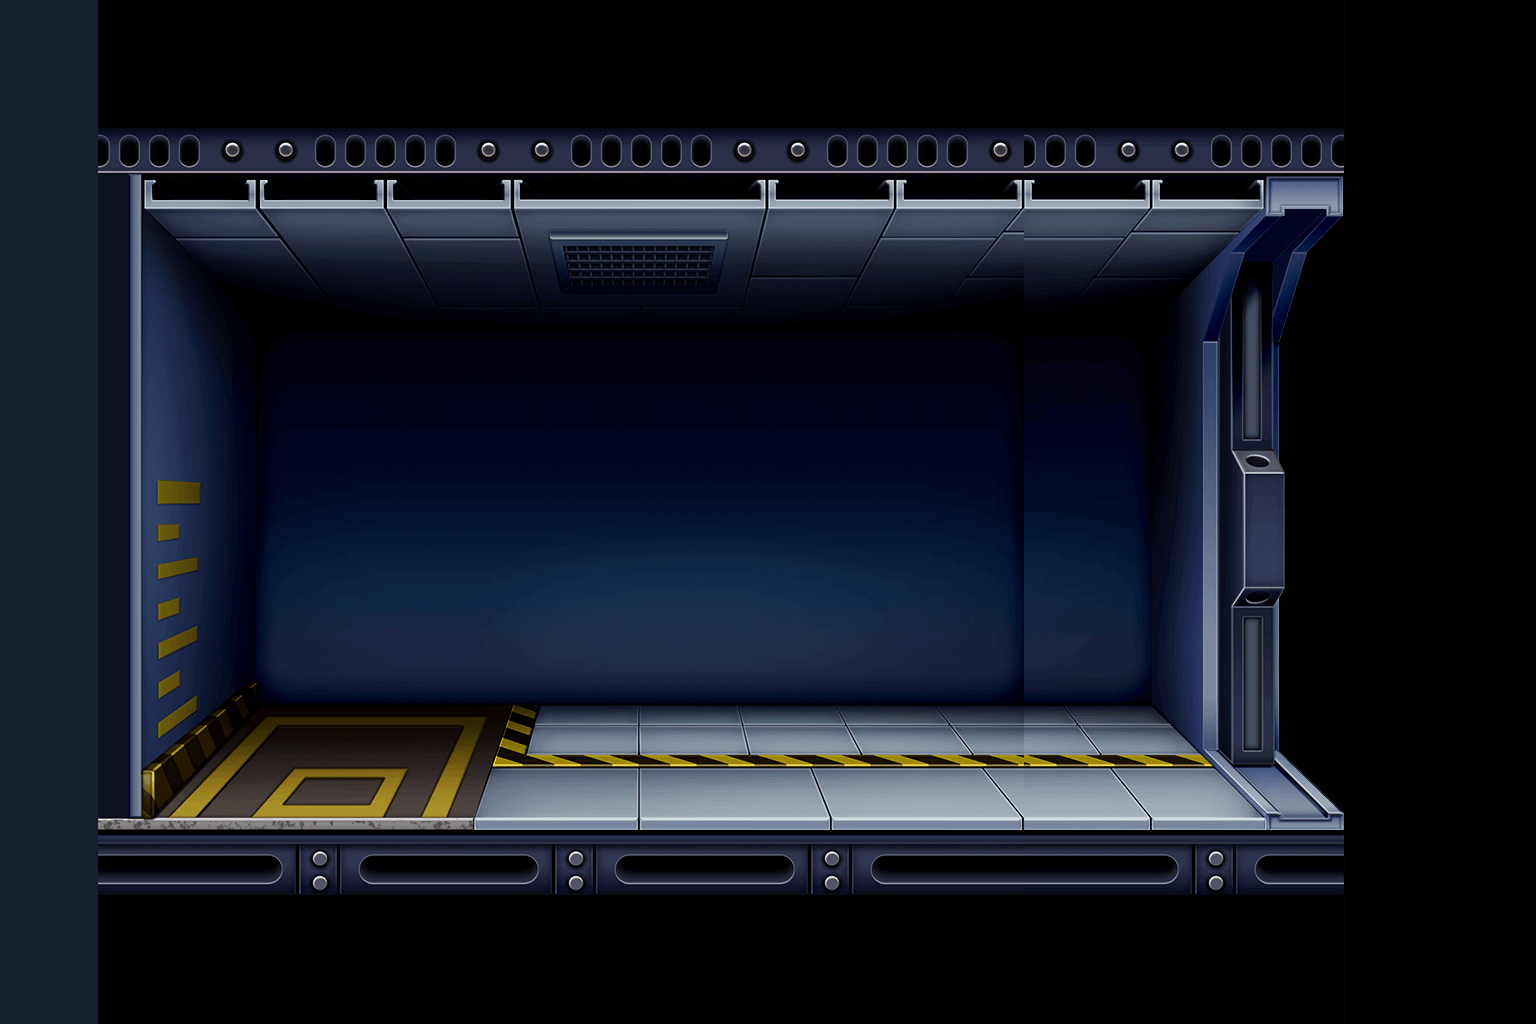

The image is a tile-based game level rendered from a .tmx file. Its description and complete source (layers, tilesets, objects, tile grids) follow:
An orthogonal 3x2 tile map with 512x512 px tiles, 1 tile layer (Tile Layer 1), 2 tilesets.

<map version="1.10" tiledversion="1.11.2" orientation="orthogonal" renderorder="right-down" width="3" height="2" tilewidth="512" tileheight="512" infinite="0" nextlayerid="2" nextobjectid="1">
 <tileset firstgid="1" name="titleFG_1_TVOS" tilewidth="512" tileheight="512" tilecount="4" columns="2">
  <image source="../Levels/Title/titleFG_1_TVOS.png" width="1024" height="1024" />
 </tileset>
 <tileset firstgid="5" name="titleFG_2_TVOS" tilewidth="512" tileheight="512" tilecount="4" columns="2">
  <image source="../Levels/Title/titleFG_2_TVOS.png" width="1024" height="1024" />
 </tileset>
 <layer id="1" name="Tile Layer 1" width="3" height="2">
  <data encoding="csv">
1,2,5,
3,4,7
</data>
 </layer>
</map>
